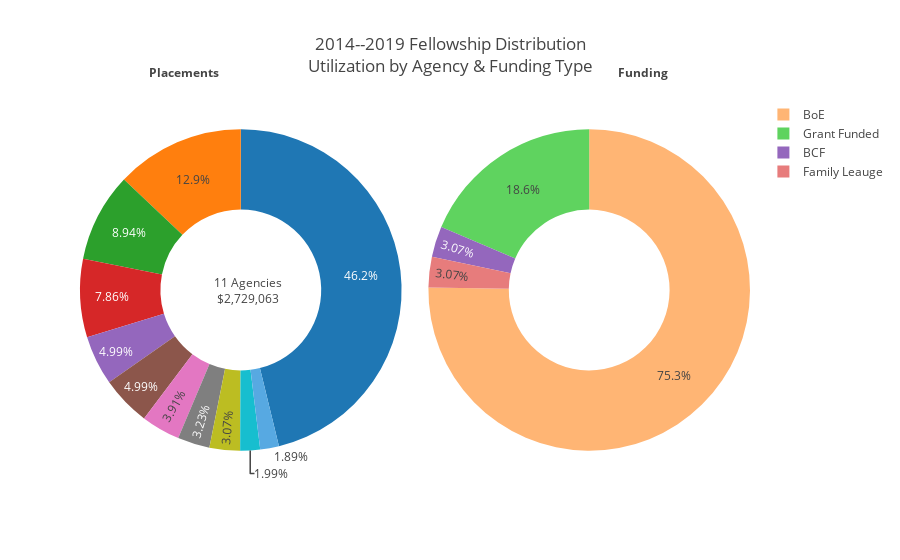

Write notebook code for a chart like this one.
### Code cell
usage_distribution_across_agencies()

### Figure 1 — Plotly figure (JSON) as saved in the notebook; plotly's stock layout.template omitted (floating-point values rounded to 4 significant figures)
{"data": [{"domain": {"x": [0, 0.48]}, "hole": 0.5, "labels": ["BBMR", "BCF", "BCHD", "BPD", "City Hall: Z.Cohen", "DGS", "Human Services", "MIMA", "MOCJ", "MOED", "Mayor's Office"], "name": "total spending", "showlegend": false, "type": "pie", "uid": "f189f173-61f1-4c60-9fd1-88e484181d27", "values": [106800.0, 136087, 1260000.0, 51500.0, 244000.0, 214500.0, 54370.0, 83812, 136087, 353400.0, 88080]}, {"domain": {"x": [0.52, 1]}, "hole": 0.5, "labels": ["BCF", "BoE", "Family Leauge", "Grant Funded"], "name": "funding sources", "showlegend": true, "type": "pie", "uid": "435c0df2-0cea-4161-94c5-507449cadb3c", "values": [83812, 2054000.0, 83812, 507700.0]}], "layout": {"annotations": [{"font": {"size": 12}, "showarrow": false, "text": "11 Agencies<br>$2,729,063", "x": 0.197, "y": 0.5}, {"font": {"size": 12}, "showarrow": false, "text": "<b>Placements</b>", "x": 0.1, "y": 1.1}, {"font": {"size": 12}, "showarrow": false, "text": "<b>Funding</b>", "x": 0.88, "y": 1.1}, {"font": {"color": "darkgrey", "size": 12}, "showarrow": false, "text": "Source: Data Provided by Baltimore Corps June 2019: https://github.com/brl1906/fellowship-analysis", "x": 0.5, "y": -0.4}], "autosize": true, "hovermode": "closest", "title": {"text": "2014--2019 Fellowship Distribution<br>Utilization by Agency & Funding Type"}}}
